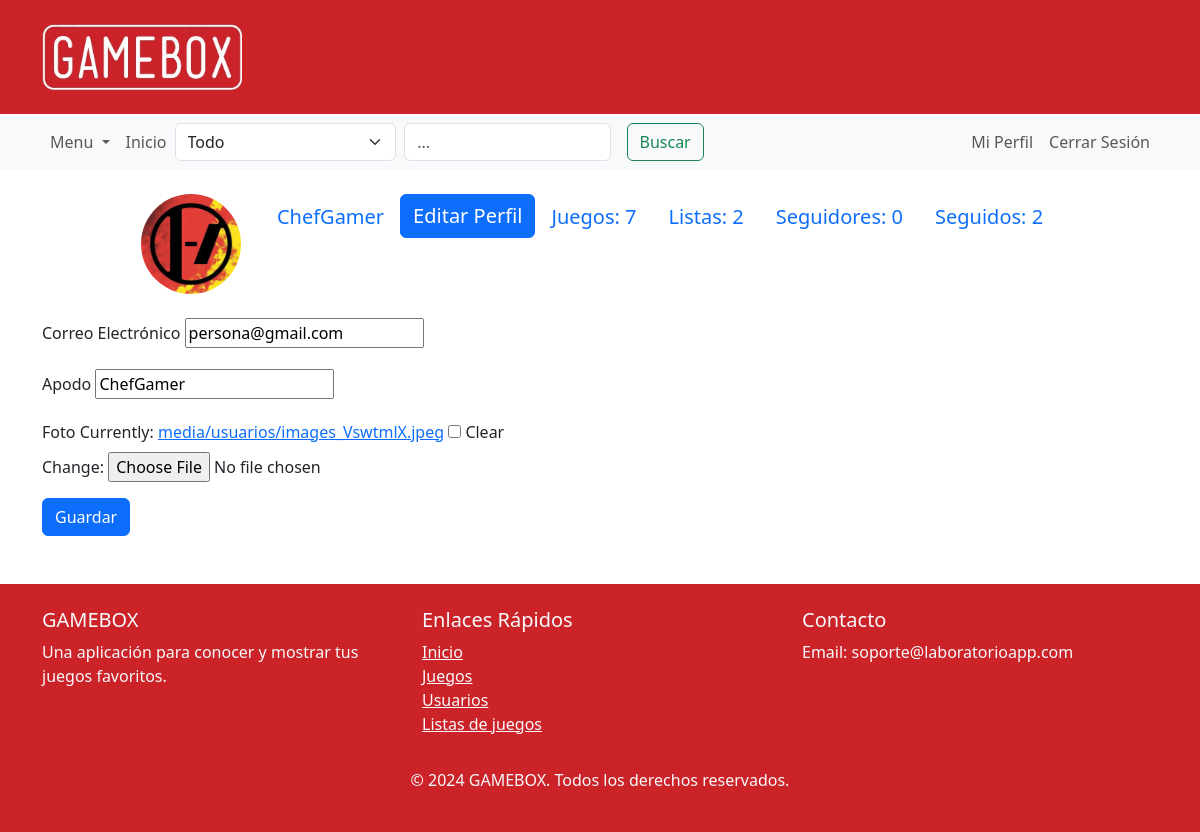
Screenshot of /editar/ (signed in) with the database file from the repository.
### domain/models.py (models this page shows, shortened)
class Usuario(models.Model):
    nickname = models.CharField(max_length=30, unique=True)
    foto = models.ImageField(upload_to="media/usuarios/", default="media/usuarios/generica.jpg")
    cuenta = models.OneToOneField(User, on_delete=models.CASCADE)
    objects = UsuarioManager()
    def __str__(self):
        return self.nickname
    def cant_listas_de_juegos(self):
        return self.listas_de_juegos.count()
    def cant_juegos_jugados(self):
        return self.reseñas.count()
    def cant_seguidores(self):
        return self.seguido_por.count()
    def cant_seguidos(self):
        return self.sigue_a.count()

### domain/views.py (the view, shortened to what this page needs)
# urls.py: path('editar/', EditarPerfilController.as_view(), name='edit_profile'),
class EditarPerfilController(FormView):
    template_name = 'forms/editar_perfil.html'
    form_class = UsuarioEditForm
    def get_initial(self):
        initial = super().get_initial()
        usuario = Usuario.objects.get_user_from_request(self.request)
        initial['nickname'] = usuario.nickname
        initial['email_address'] = usuario.cuenta.email
        initial['foto'] = usuario.foto
        self.success_url = reverse_lazy('profile', kwargs={'id': usuario.id})
        return initial
    def get_context_data(self, **kwargs):
        context = super().get_context_data(**kwargs)
        context['session'] = True
        return context

### domain/forms.py (shortened to what this page needs)
class UsuarioEditForm(forms.Form):
    email_address = forms.EmailField(label='Correo Electrónico')
    nickname = forms.CharField(label='Apodo')
    foto = forms.ImageField(label='Foto', required=False)

### domain/context_processors.py (called while the page is built)
def search_form(request):
    user_session = Usuario.objects.get_user_from_request(request)
    return {'user_session': user_session}

### domain/models.py (called while the page is built)
    def get_user_from_request(self, request):
        if request.user.is_authenticated:
            try:
                return self.get(cuenta=request.user)
            except self.model.DoesNotExist:
                return None
        return None

### domain/templates/forms/editar_perfil.html (shortened to what this page needs)
<!DOCTYPE html>
<html>
{% extends "main.html" %}
{% block profile %}
{% include "navs/profile_nav.html" %}
{%endblock%}
{% block content %}
<form method="post" enctype="multipart/form-data">
    <div class="mb-3">
        <label for="{{ form.email_address.id_for_label }}" class="form-label">{{ form.email_address.label }}</label>
        {{ form.email_address }}
    </div>
    <div class="mb-3">
        <label for="{{ form.nickname.id_for_label }}" class="form-label">{{ form.nickname.label }}</label>
        {{ form.nickname }}
    </div>
    <div class="mb-3">
        <label for="{{ form.foto.id_for_label }}" class="form-label">{{ form.foto.label }}</label>
        {{ form.foto }}
    </div>
    <button type="submit" class="btn btn-primary">Guardar</button>
</form>
{% endblock %}

### domain/templates/navs/profile_nav.html (shortened to what this page needs)
<!DOCTYPE html>
<html lang="en">
<head>
</head>
<body>
<div class="container">
    <br>
    <ul class="nav justify-content-center">
        {% if session %}
        <li class="nav-item">
            <img src="{{ user_session.foto.url }}" alt="Foto de perfil" class="profile-img">
        </li>
        <li class="nav-item">
          <a class="nav-link active" aria-current="page" href="{% url 'profile' id=user_session.id %}">
              <span class="fs-5">{{ user_session }}</span>
          </a>
      </li>
        <li class="nav-item">
            <a href="{% url 'edit_profile' %}" class="btn btn-primary">
                <span class="fs-5">Editar Perfil</span>
            </a>
        </li>
        <li class="nav-item">
            <a class="nav-link active" aria-current="page" href="{% url 'yourGames' id_usuario=user_session.id %}">
                <span class="fs-5">Juegos: {{ user_session.cant_juegos_jugados }}</span>
            </a>
        </li>
        <li class="nav-item">
            <a class="nav-link" href="{% url 'yourLists' id_usuario=user_session.id %}">
                <span class="fs-5">Listas: {{ user_session.cant_listas_de_juegos }}</span>
            </a>
        </li>
        <li class="nav-item">
            <a class="nav-link" href="{% url 'followers' id=user_session.id %}">
                <span class="fs-5">Seguidores: {{ user_session.cant_seguidores }}</span>
            </a>
        </li>
        <li class="nav-item">
            <a class="nav-link" href="{% url 'follow' id=user_session.id %}">
                <span class="fs-5">Seguidos: {{ user_session.cant_seguidos }}</span>
            </a>
        </li>
        {% endif %}
    </ul>
</div>
</body>
</html>

### static/domain/styles.css (style rules this page uses)
html, body { height: 100%; }
img { width: 200px; height: auto; object-fit: contain; }

### domain/templates/navs/profile_nav.html (style rules this page uses)
.profile-img { width: 100px; height: 100px; object-fit: cover; border-radius: 50%; margin-right: 20px; }

### rows the page displays
Usuario: foto (picture), nickname "ChefGamer", cant_juegos_jugados "7", cant_listas_de_juegos "2", cant_seguidores "0", cant_seguidos "2"
